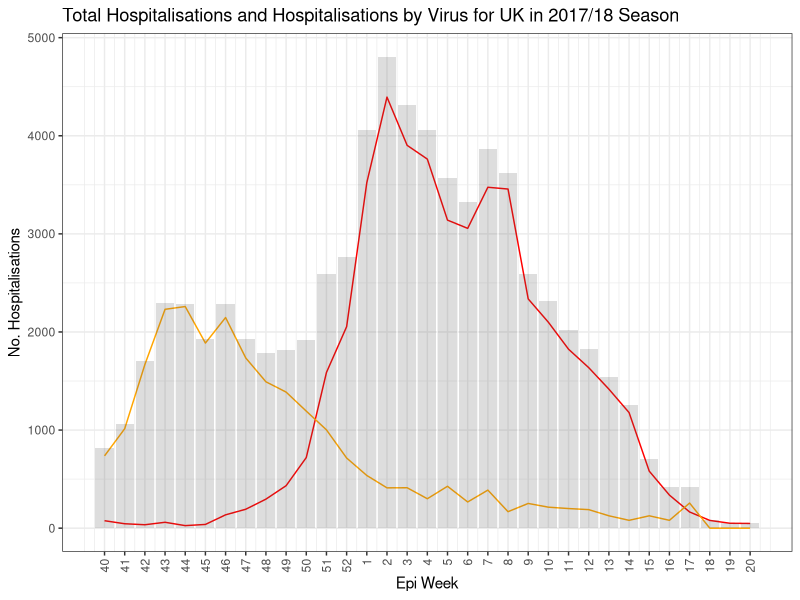
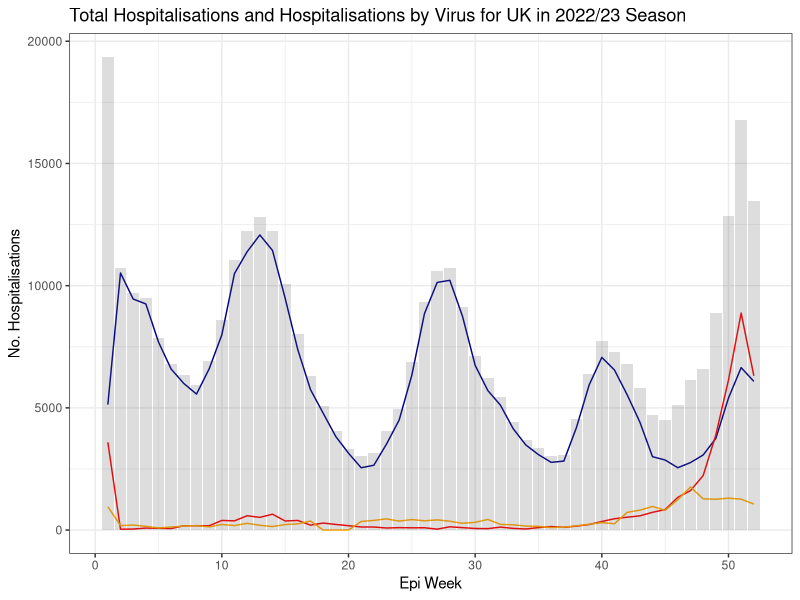

Reproduce these figures in R, in order.
# set working directory
setwd("~/lshtm-dc-sanofi")

# set up packages required for analysis
require(ggplot2)
require(tidyverse) 

#read merged data file
data <- read.csv('data/merged_data/merged_data.csv')
head(data) 

#change start_date to data
data$start_date <- as.Date(data$start_date)

class(data$start_date)

#set up data sets by season

# 2017 - start wk - 2017-10-01 --> 2018-05-13
data_17 <- data %>% filter(start_date >= '2017-10-01')
data_17 <- data_17 %>% filter(start_date <= '2018-05-13')

#test plot seasonal data

uk_data_17 <- data_17 %>% filter(country == 'UK')
uk_data_17 <- uk_data_17 %>% filter(age_group == 'ALL')

# create Epi Week Labels

date_breaks <- uk_data_17$start_date
epi <- uk_data_17$week

ggplot() + geom_line(data=uk_data_17,aes(x=start_date,y=hsp_abs_flu),color='red') +
     geom_line(data=uk_data_17,aes(x=start_date,y=hsp_abs_rsv),color='orange') +
     geom_col(data=uk_data_17,aes(x=start_date,y=hsp_abs),alpha=0.2) +
     xlab('Epi Week') +
     ylab('No. Hospitalisations') +
     ggtitle('Total Hospitalisations and Hospitalisations by Virus for UK in 2017/18 Season') +
     theme_bw() +
     scale_x_date(breaks = date_breaks,labels=epi) +
     theme(axis.text.x = element_text(angle = 90, vjust = 0.5, hjust=1))


# test plot with week data

uk_data <- data %>% filter(data$country == 'UK')

uk_data_22 <- uk_data %>% filter(uk_data$year == 2022 | uk_data$year == 2023)
uk_data_22 <- uk_data_22 %>% filter(uk_data_22$age_group == 'ALL')

ggplot() + geom_line(data=uk_data_22,aes(x=week,y=hsp_abs_covid),color='dark blue') +
     geom_line(data=uk_data_22,aes(x=week,y=hsp_abs_flu),color='red') +
     geom_line(data=uk_data_22,aes(x=week,y=hsp_abs_rsv),color='orange') +
     geom_col(data=uk_data_22,aes(x=week,y=hsp_abs),alpha=0.2) +
     xlab('Epi Week') +
     ylab('No. Hospitalisations') +
     ggtitle('Total Hospitalisations and Hospitalisations by Virus for UK in 2022/23 Season') +
     theme_bw()

# test plot with seasons as x axis

